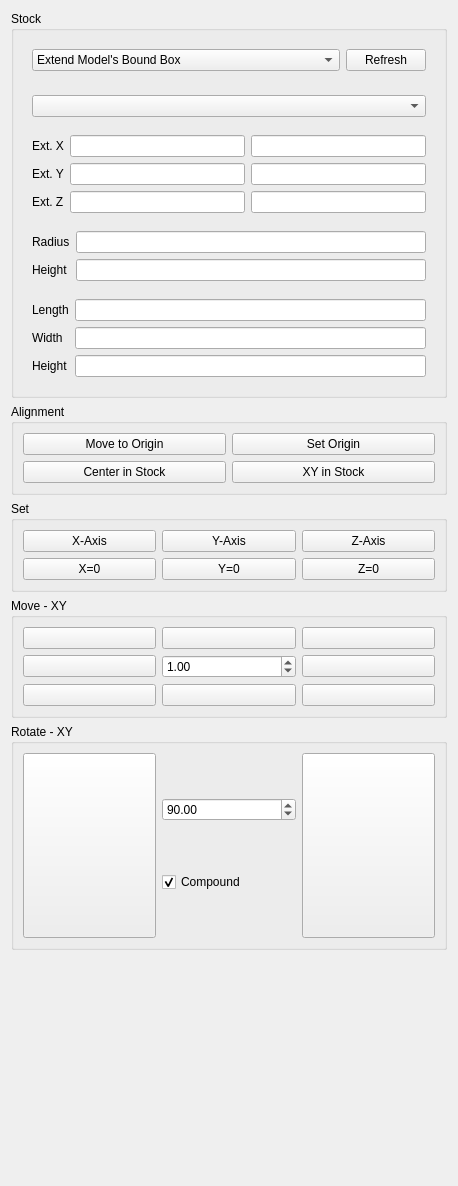
      <widget class="QWidget" name="page_3">
       <property name="geometry">
        <rect>
         <x>0</x>
         <y>0</y>
         <width>458</width>
         <height>1186</height>
        </rect>
       </property>
       <attribute name="label">
        <string>Layout</string>
       </attribute>
       <layout class="QVBoxLayout" name="verticalLayout_9">
        <item>
         <widget class="QGroupBox" name="stockGroup">
          <property name="title">
           <string>Stock</string>
          </property>
          <layout class="QVBoxLayout" name="verticalLayout_5">
           <property name="spacing">
            <number>0</number>
           </property>
           <item>
            <widget class="QWidget" name="widget_2" native="true">
             <layout class="QHBoxLayout" name="horizontalLayout_5">
              <item>
               <widget class="QComboBox" name="stock">
                <property name="sizePolicy">
                 <sizepolicy hsizetype="MinimumExpanding" vsizetype="Fixed">
                  <horstretch>0</horstretch>
                  <verstretch>0</verstretch>
                 </sizepolicy>
                </property>
                <property name="currentIndex">
                 <number>2</number>
                </property>
                <item>
                 <property name="text">
                  <string>Create Box</string>
                 </property>
                </item>
                <item>
                 <property name="text">
                  <string>Create Cylinder</string>
                 </property>
                </item>
                <item>
                 <property name="text">
                  <string>Extend Model's Bound Box</string>
                 </property>
                </item>
                <item>
                 <property name="text">
                  <string>Use Existing Solid</string>
                 </property>
                </item>
               </widget>
              </item>
              <item>
               <widget class="QPushButton" name="refreshStock">
                <property name="text">
                 <string>Refresh</string>
                </property>
               </widget>
              </item>
             </layout>
            </widget>
           </item>
           <item>
            <spacer name="horizontalSpacer">
             <property name="orientation">
              <enum>Qt::Horizontal</enum>
             </property>
             <property name="sizeHint" stdset="0">
              <size>
               <width>40</width>
               <height>6</height>
              </size>
             </property>
            </spacer>
           </item>
           <item>
            <widget class="QFrame" name="stockFromExisting">
             <layout class="QGridLayout" name="gridLayout_8">
              <item row="0" column="1">
               <widget class="QComboBox" name="stockExisting"/>
              </item>
             </layout>
            </widget>
           </item>
           <item>
            <widget class="QFrame" name="stockFromBase">
             <layout class="QGridLayout" name="gridLayout_9">
              <item row="1" column="3">
               <widget class="Gui::InputField" name="stockExtYpos"/>
              </item>
              <item row="0" column="1">
               <widget class="QLabel" name="stockExtXLabel">
                <property name="text">
                 <string>Ext. X</string>
                </property>
               </widget>
              </item>
              <item row="0" column="3">
               <widget class="Gui::InputField" name="stockExtXpos">
                <property name="sizePolicy">
                 <sizepolicy hsizetype="Expanding" vsizetype="Fixed">
                  <horstretch>0</horstretch>
                  <verstretch>0</verstretch>
                 </sizepolicy>
                </property>
               </widget>
              </item>
              <item row="1" column="1">
               <widget class="QLabel" name="stockExtYLabel">
                <property name="text">
                 <string>Ext. Y</string>
                </property>
               </widget>
              </item>
              <item row="0" column="2">
               <widget class="Gui::InputField" name="stockExtXneg"/>
              </item>
              <item row="2" column="1">
               <widget class="QLabel" name="stockExtZLabel">
                <property name="text">
                 <string>Ext. Z</string>
                </property>
               </widget>
              </item>
              <item row="2" column="2">
               <widget class="Gui::InputField" name="stockExtZneg"/>
              </item>
              <item row="2" column="3">
               <widget class="Gui::InputField" name="stockExtZpos"/>
              </item>
              <item row="1" column="2">
               <widget class="Gui::InputField" name="stockExtYneg"/>
              </item>
             </layout>
            </widget>
           </item>
           <item>
            <widget class="QFrame" name="stockCreateCylinder">
             <layout class="QGridLayout" name="gridLayout_10">
              <item row="0" column="2">
               <widget class="Gui::InputField" name="stockCylinderRadius"/>
              </item>
              <item row="1" column="2">
               <widget class="Gui::InputField" name="stockCylinderHeight"/>
              </item>
              <item row="0" column="1">
               <widget class="QLabel" name="stockCylinderRadiusLabel">
                <property name="text">
                 <string>Radius</string>
                </property>
               </widget>
              </item>
              <item row="1" column="1">
               <widget class="QLabel" name="stockCylinderHeightLabel">
                <property name="text">
                 <string>Height</string>
                </property>
               </widget>
              </item>
             </layout>
            </widget>
           </item>
           <item>
            <widget class="QFrame" name="stockCreateBox">
             <layout class="QGridLayout" name="gridLayout_11">
              <item row="0" column="1">
               <widget class="QLabel" name="stockBoxLengthLabel">
                <property name="text">
                 <string>Length</string>
                </property>
               </widget>
              </item>
              <item row="1" column="1">
               <widget class="QLabel" name="stockBoxWidthLabel">
                <property name="text">
                 <string>Width</string>
                </property>
               </widget>
              </item>
              <item row="0" column="2">
               <widget class="Gui::InputField" name="stockBoxLength"/>
              </item>
              <item row="2" column="2">
               <widget class="Gui::InputField" name="stockBoxHeight"/>
              </item>
              <item row="1" column="2">
               <widget class="Gui::InputField" name="stockBoxWidth"/>
              </item>
              <item row="2" column="1">
               <widget class="QLabel" name="stockBoxHeightLabel">
                <property name="text">
                 <string>Height</string>
                </property>
               </widget>
              </item>
             </layout>
            </widget>
           </item>
          </layout>
         </widget>
        </item>
        <item>
         <widget class="QGroupBox" name="modelAlignGroup">
          <property name="title">
           <string>Alignment</string>
          </property>
          <layout class="QGridLayout" name="gridLayout_2">
           <item row="2" column="0">
            <widget class="QPushButton" name="centerInStock">
             <property name="text">
              <string>Center in Stock</string>
             </property>
            </widget>
           </item>
           <item row="2" column="1">
            <widget class="QPushButton" name="centerInStockXY">
             <property name="text">
              <string>XY in Stock</string>
             </property>
            </widget>
           </item>
           <item row="0" column="1">
            <widget class="QPushButton" name="setOrigin">
             <property name="text">
              <string>Set Origin</string>
             </property>
            </widget>
           </item>
           <item row="0" column="0">
            <widget class="QPushButton" name="moveToOrigin">
             <property name="text">
              <string>Move to Origin</string>
             </property>
            </widget>
           </item>
          </layout>
         </widget>
        </item>
        <item>
         <widget class="QGroupBox" name="modelSetGroup">
          <property name="title">
           <string>Set</string>
          </property>
          <layout class="QGridLayout" name="gridLayout_5">
           <item row="0" column="0">
            <widget class="QPushButton" name="modelSetXAxis">
             <property name="text">
              <string>X-Axis</string>
             </property>
            </widget>
           </item>
           <item row="0" column="1">
            <widget class="QPushButton" name="modelSetYAxis">
             <property name="text">
              <string>Y-Axis</string>
             </property>
            </widget>
           </item>
           <item row="0" column="2">
            <widget class="QPushButton" name="modelSetZAxis">
             <property name="text">
              <string>Z-Axis</string>
             </property>
            </widget>
           </item>
           <item row="1" column="1">
            <widget class="QPushButton" name="modelSetY0">
             <property name="text">
              <string>Y=0</string>
             </property>
            </widget>
           </item>
           <item row="1" column="2">
            <widget class="QPushButton" name="modelSetZ0">
             <property name="text">
              <string>Z=0</string>
             </property>
            </widget>
           </item>
           <item row="1" column="0">
            <widget class="QPushButton" name="modelSetX0">
             <property name="text">
              <string>X=0</string>
             </property>
            </widget>
           </item>
          </layout>
         </widget>
        </item>
        <item>
         <widget class="QGroupBox" name="modelMoveGroup">
          <property name="title">
           <string>Move - XY</string>
          </property>
          <layout class="QGridLayout" name="gridLayout_3">
           <item row="0" column="1">
            <widget class="QPushButton" name="modelMoveUp">
             <property name="text">
              <string/>
             </property>
             <property name="icon">
              <iconset resource="../Path.qrc">
               <normaloff>:/icons/arrow-up.svg</normaloff>:/icons/arrow-up.svg</iconset>
             </property>
             <property name="iconSize">
              <size>
               <width>32</width>
               <height>32</height>
              </size>
             </property>
            </widget>
           </item>
           <item row="0" column="2">
            <widget class="QPushButton" name="modelMoveRightUp">
             <property name="text">
              <string/>
             </property>
             <property name="icon">
              <iconset resource="../Path.qrc">
               <normaloff>:/icons/arrow-right-up.svg</normaloff>:/icons/arrow-right-up.svg</iconset>
             </property>
             <property name="iconSize">
              <size>
               <width>32</width>
               <height>32</height>
              </size>
             </property>
            </widget>
           </item>
           <item row="0" column="0">
            <widget class="QPushButton" name="modelMoveLeftUp">
             <property name="text">
              <string/>
             </property>
             <property name="icon">
              <iconset resource="../Path.qrc">
               <normaloff>:/icons/arrow-left-up.svg</normaloff>:/icons/arrow-left-up.svg</iconset>
             </property>
             <property name="iconSize">
              <size>
               <width>32</width>
               <height>32</height>
              </size>
             </property>
            </widget>
           </item>
           <item row="1" column="2">
            <widget class="QPushButton" name="modelMoveRight">
             <property name="text">
              <string/>
             </property>
             <property name="icon">
              <iconset resource="../Path.qrc">
               <normaloff>:/icons/arrow-right.svg</normaloff>:/icons/arrow-right.svg</iconset>
             </property>
             <property name="iconSize">
              <size>
               <width>32</width>
               <height>32</height>
              </size>
             </property>
            </widget>
           </item>
           <item row="1" column="1">
            <widget class="QDoubleSpinBox" name="modelMoveValue">
             <property name="minimum">
              <double>-1000.000000000000000</double>
             </property>
             <property name="maximum">
              <double>1000.000000000000000</double>
             </property>
             <property name="value">
              <double>1.000000000000000</double>
             </property>
            </widget>
           </item>
           <item row="1" column="0">
            <widget class="QPushButton" name="modelMoveLeft">
             <property name="text">
              <string/>
             </property>
             <property name="icon">
              <iconset resource="../Path.qrc">
               <normaloff>:/icons/arrow-left.svg</normaloff>:/icons/arrow-left.svg</iconset>
             </property>
             <property name="iconSize">
              <size>
               <width>32</width>
               <height>32</height>
              </size>
             </property>
            </widget>
           </item>
           <item row="2" column="0">
            <widget class="QPushButton" name="modelMoveLeftDown">
             <property name="text">
              <string/>
             </property>
             <property name="icon">
              <iconset resource="../Path.qrc">
               <normaloff>:/icons/arrow-left-down.svg</normaloff>:/icons/arrow-left-down.svg</iconset>
             </property>
             <property name="iconSize">
              <size>
               <width>32</width>
               <height>32</height>
              </size>
             </property>
            </widget>
           </item>
           <item row="2" column="1">
            <widget class="QPushButton" name="modelMoveDown">
             <property name="text">
              <string/>
             </property>
             <property name="icon">
              <iconset resource="../Path.qrc">
               <normaloff>:/icons/arrow-down.svg</normaloff>:/icons/arrow-down.svg</iconset>
             </property>
             <property name="iconSize">
              <size>
               <width>32</width>
               <height>32</height>
              </size>
             </property>
            </widget>
           </item>
           <item row="2" column="2">
            <widget class="QPushButton" name="modelMoveRightDown">
             <property name="text">
              <string/>
             </property>
             <property name="icon">
              <iconset resource="../Path.qrc">
               <normaloff>:/icons/arrow-right-down.svg</normaloff>:/icons/arrow-right-down.svg</iconset>
             </property>
             <property name="iconSize">
              <size>
               <width>32</width>
               <height>32</height>
              </size>
             </property>
            </widget>
           </item>
          </layout>
         </widget>
        </item>
        <item>
         <widget class="QGroupBox" name="modelRotateGroup">
          <property name="title">
           <string>Rotate - XY</string>
          </property>
          <layout class="QGridLayout" name="gridLayout_6">
           <item row="0" column="1">
            <widget class="QWidget" name="widget_5" native="true">
             <layout class="QVBoxLayout" name="verticalLayout_18">
              <property name="margin">
               <number>0</number>
              </property>
              <item>
               <widget class="QDoubleSpinBox" name="modelRotateValue">
                <property name="minimum">
                 <double>-180.000000000000000</double>
                </property>
                <property name="maximum">
                 <double>360.000000000000000</double>
                </property>
                <property name="value">
                 <double>90.000000000000000</double>
                </property>
               </widget>
              </item>
              <item>
               <widget class="QCheckBox" name="modelRotateCompound">
                <property name="text">
                 <string>Compound</string>
                </property>
                <property name="checked">
                 <bool>true</bool>
                </property>
               </widget>
              </item>
             </layout>
            </widget>
           </item>
           <item row="0" column="0">
            <widget class="QPushButton" name="modelRotateLeft">
             <property name="sizePolicy">
              <sizepolicy hsizetype="Minimum" vsizetype="MinimumExpanding">
               <horstretch>0</horstretch>
               <verstretch>0</verstretch>
              </sizepolicy>
             </property>
             <property name="text">
              <string/>
             </property>
             <property name="icon">
              <iconset resource="../Path.qrc">
               <normaloff>:/icons/arrow-ccw.svg</normaloff>:/icons/arrow-ccw.svg</iconset>
             </property>
             <property name="iconSize">
              <size>
               <width>32</width>
               <height>32</height>
              </size>
             </property>
            </widget>
           </item>
           <item row="0" column="2">
            <widget class="QPushButton" name="modelRotateRight">
             <property name="sizePolicy">
              <sizepolicy hsizetype="Minimum" vsizetype="MinimumExpanding">
               <horstretch>0</horstretch>
               <verstretch>0</verstretch>
              </sizepolicy>
             </property>
             <property name="text">
              <string/>
             </property>
             <property name="icon">
              <iconset resource="../Path.qrc">
               <normaloff>:/icons/arrow-cw.svg</normaloff>:/icons/arrow-cw.svg</iconset>
             </property>
             <property name="iconSize">
              <size>
               <width>32</width>
               <height>32</height>
              </size>
             </property>
            </widget>
           </item>
          </layout>
         </widget>
        </item>
        <item>
         <spacer name="verticalSpacer_2">
          <property name="orientation">
           <enum>Qt::Vertical</enum>
          </property>
          <property name="sizeHint" stdset="0">
           <size>
            <width>20</width>
            <height>195</height>
           </size>
          </property>
         </spacer>
        </item>
       </layout>
      </widget>
